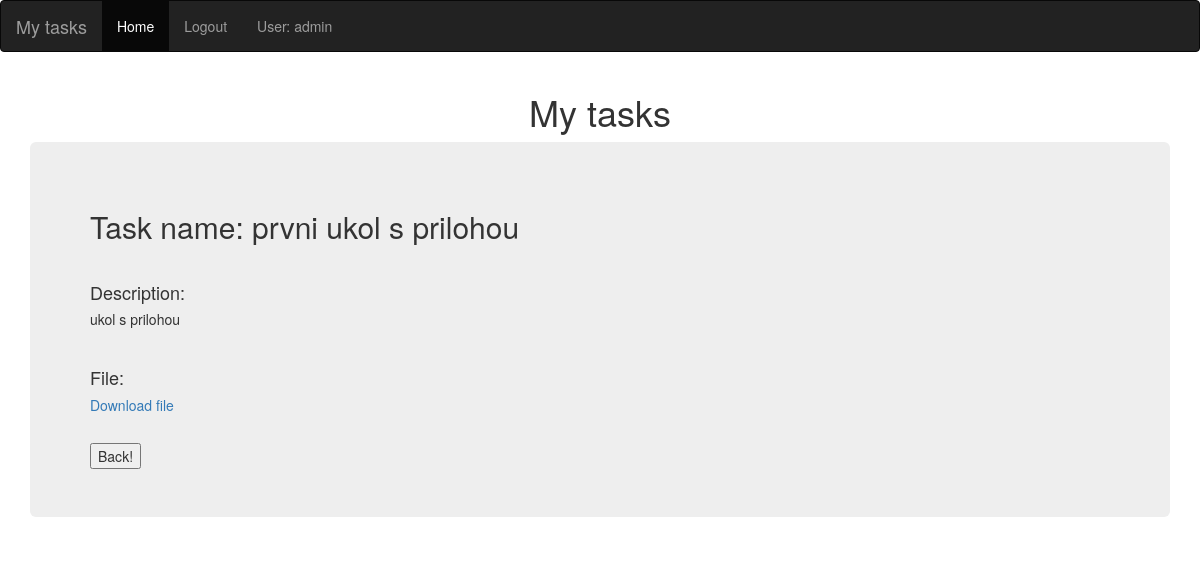
Page /detail?id=1 (signed in) on the committed database.
### main.py (models this page shows, shortened)
class User(UserMixin, db.Model):
    __tablename__ = "users"
    id = db.Column(db.Integer, primary_key=True)
    username = db.Column(db.String(20), unique=True, nullable=False)
    email = db.Column(db.String(120), unique=True, nullable=False)
    password = db.Column(db.String(60), nullable=False)

class Task(db.Model):
    __tablename__ = "tasks"
    id = db.Column(db.Integer, primary_key=True)
    user_id = db.Column(db.Integer, db.ForeignKey("users.id"))
    title = db.Column(db.String(500), unique=True, nullable=False)
    description = db.Column(db.String(500), nullable=False)
    status = db.Column(db.String(20), nullable=False)
    deadline = db.Column(db.String(30), nullable=False)
    file_path = db.Column(db.String(250), nullable=False)

### main.py (the view)
@app.route("/detail", methods=["GET"])
def detail():
    task_id = request.args.get('id')
    task_selected = Task.query.get(task_id)
    return render_template("detail.html", task=task_selected,
                           current_user=current_user)

### main.py (called while the page is built)
@login_manager.user_loader
def load_user(user_id):
    return User.query.get(int(user_id))

### templates/detail.html
{% extends "base.html" %}
{% block content %}
<h2>Task name: {{task.title}}</h2><br>
<h4>Description: </h4>
<h5>{{task.description}}</h5>
<br>
<h4>File: </h4>
{% if task.file_path=="": %}
<h5>No file</h5>
{% else: %}
<a href="{{ url_for('download_file',file=task.file_path) }}"><h5>Download file</h5></a>
{% endif %}
<br>
<form>
    <input type="button" value="Back!" onclick="history.go(-1)">
</form>
</div>
</div>
{% endblock %}

### templates/base.html (shortened to what this page needs)
<!DOCTYPE html>
<html lang="en">
<head>
    <link rel="stylesheet" href="static/styles.css">
    <link rel="stylesheet"
          href="https://maxcdn.bootstrapcdn.com/bootstrap/3.4.1/css/bootstrap.min.css">
</head>
<body class="my-bg">
<nav class="navbar navbar-inverse">
    <div class="container-fluid">
        <div class="navbar-header">
            <a class="navbar-brand" href="#">My tasks</a>
        </div>
        <ul class="nav navbar-nav">
            <li class="active"><a href="{{ url_for('home')}}">Home</a></li>
            {% if current_user.is_authenticated: %}
            <li><a href="{{ url_for('logout')}}">Logout</a></li>
            <li><a href="#">User: {{current_user.username}}</a></li>
            {% endif %}
        </ul>
    </div>
</nav>
<div class="container ">
    <h1 class="display-3" , style="text-align: center">My tasks</h1>
    <div class="jumbotron my-auto ">
        {% block content %}
        {% endblock %}
</body>
</html>

### rows in the picture
User: username "admin"
Task: title "prvni ukol s prilohou", description "ukol s prilohou"
